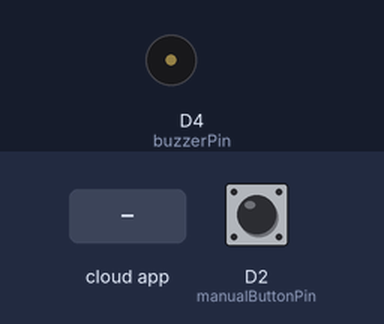
Bench run of a sketch on a simulated ESP8266 (NodeMCU). Parts: buzzer (waves = sounding, pin HIGH). Inputs (shaded band) come from the test bench; at power-on: D2 (manualButtonPin) HIGH. WiFi joins after 1.5 s; servers stay silent unless stated; what the sketch prints to the serial monitor is not drawn.

Above: at 2.7 s.
2.8 s: D2 (manualButtonPin) pulled LOW for 0.15 s
At 2.92 s:
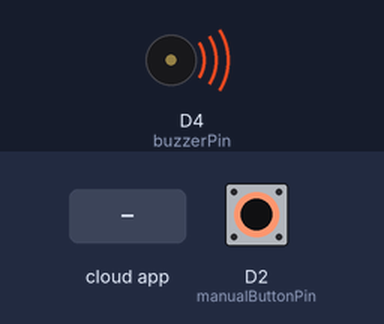
6.0 s: the phone or cloud app sets 6511c860ec78415303a544a7 to 1
At 7.2 s:
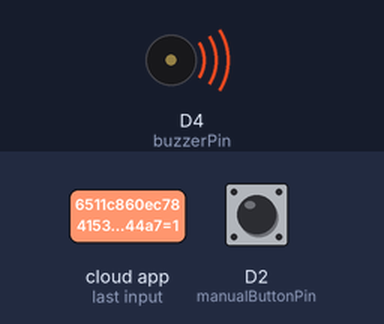
7.5 s: D2 (manualButtonPin) pulled LOW for 1 s
At 9.2 s:
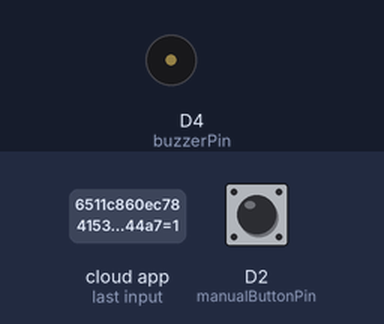
10.0 s: D2 (manualButtonPin) pulled LOW for 3.2 s
At 10.3 s:
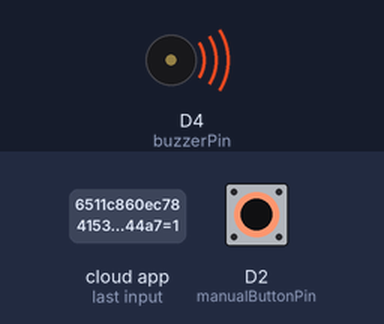
Timing chart, 0 to 14.7 s (numbered marks = the images above; inputs shaded):
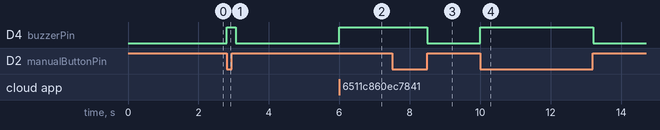

The sketch:

main.ino
```cpp
/*
 * ADVANCED example for: how to use up to N SinricPro Switch devices on one ESP module
 *                       to control N relays and N flipSwitches for manually control:
 * - setup N SinricPro switch devices
 * - setup N relays
 * - setup N flipSwitches to control relays manually
 *   (flipSwitch can be a tactile button or a toggle switch and is setup in line #52)
 *
 * - handle request using just one callback to switch relay
 * - handle flipSwitches to switch relays manually and send event to sinricPro server
 *
 * - SinricPro deviceId and PIN configuration for relays and buttins is done in std::map<String, deviceConfig_t> devices
 *
 * If you encounter any issues:
 * - check the readme.md at https://github.com/sinricpro/esp8266-esp32-sdk/blob/master/README.md
 * - ensure all dependent libraries are installed
 *   - see https://github.com/sinricpro/esp8266-esp32-sdk/blob/master/README.md#arduinoide
 *   - see https://github.com/sinricpro/esp8266-esp32-sdk/blob/master/README.md#dependencies
 * - open serial monitor and check whats happening
 * - check full user documentation at https://sinricpro.github.io/esp8266-esp32-sdk
 * - visit https://github.com/sinricpro/esp8266-esp32-sdk/issues and check for existing issues or open a new one
 */


#ifdef ENABLE_DEBUG
  #define DEBUG_ESP_PORT Serial
  #define NODEBUG_WEBSOCKETS
  #define NDEBUG
#endif

#include <Arduino.h>
#if defined(ESP8266)
  #include <ESP8266WiFi.h>
#elif defined(ESP32) || defined(ARDUINO_ARCH_RP2040)
  #include <WiFi.h>
#endif

#include "SinricPro.h"
#include "SinricProSwitch.h"
#include <map>

#define WIFI_SSID         "WIFI-SSID"
#define WIFI_PASS         "PASSWORD"
#define APP_KEY           "APP-KEY"
#define APP_SECRET        "YOUR APP_SECRET"

// comment the following line if you use a toggle switches instead of tactile buttons

#define BAUD_RATE   115200

#define DEBOUNCE_TIME 250

#define RELAYPIN_1 2

typedef struct {      // struct for the std::map below
  int relayPIN;
  int flipSwitchPIN;
  bool activeLow;
} deviceConfig_t;

// this is the main configuration
// please put in your deviceId, the PIN for Relay and PIN for flipSwitch
// this can be up to N devices...depending on how much pin's available on your device ;)
// right now we have 4 devicesIds going to 4 relays and 4 flip switches to switch the relay manually
std::map<String, deviceConfig_t> devices = {
    //{deviceId, {relayPIN,  flipSwitchPIN, activeLow}}
    {"6511c860ec78415303a544a7", {  2, 4, true }},

};

typedef struct {      // struct for the std::map below
  String deviceId;
  bool lastFlipSwitchState;
  unsigned long lastFlipSwitchChange;
  bool activeLow;
} flipSwitchConfig_t;

std::map<int, flipSwitchConfig_t> flipSwitches;    // this map is used to map flipSwitch PINs to deviceId and handling debounce and last flipSwitch state checks
                                                  // it will be setup in "setupFlipSwitches" function, using informations from devices map

void setupRelays() {
  for (auto &device : devices) {           // for each device (relay, flipSwitch combination)
    int relayPIN = device.second.relayPIN; // get the relay pin
    pinMode(relayPIN, OUTPUT);             // set relay pin to OUTPUT
  }
}

void setupFlipSwitches() {
  for (auto &device : devices)  {                     // for each device (relay / flipSwitch combination)
    flipSwitchConfig_t flipSwitchConfig;              // create a new flipSwitch configuration

    flipSwitchConfig.deviceId = device.first;         // set the deviceId
    flipSwitchConfig.lastFlipSwitchChange = 0;        // set debounce time
    flipSwitchConfig.lastFlipSwitchState = false;     // set lastFlipSwitchState to false (LOW)
    int flipSwitchPIN = device.second.flipSwitchPIN;  // get the flipSwitchPIN
    bool activeLow = device.second.activeLow;         // set the activeLow
    flipSwitchConfig.activeLow = activeLow;
    flipSwitches[flipSwitchPIN] = flipSwitchConfig;   // save the flipSwitch config to flipSwitches map

    if(activeLow) {
      pinMode(flipSwitchPIN, INPUT_PULLUP);           // set the flipSwitch pin to INPUT_PULLUP
    }
    else {
      pinMode(flipSwitchPIN, INPUT);                  // set the flipSwitch pin to INPUT
    }
  }
}

bool onPowerState(String deviceId, bool &state) {
  Serial.printf("%s: %s\r\n", deviceId.c_str(), state ? "on" : "off");
  int relayPIN = devices[deviceId].relayPIN; // get the relay pin for corresponding device
  digitalWrite(relayPIN, state);             // set the new relay state
  return true;
}

void handleFlipSwitches() {
  unsigned long actualMillis = millis();                                          // get actual millis
  for (auto &flipSwitch : flipSwitches) {                                         // for each flipSwitch in flipSwitches map
    unsigned long lastFlipSwitchChange = flipSwitch.second.lastFlipSwitchChange;  // get the timestamp when flipSwitch was pressed last time (used to debounce / limit events)

    if (actualMillis - lastFlipSwitchChange > DEBOUNCE_TIME) {                    // if time is > debounce time...

      int flipSwitchPIN = flipSwitch.first;                                       // get the flipSwitch pin from configuration
      bool lastFlipSwitchState = flipSwitch.second.lastFlipSwitchState;           // get the lastFlipSwitchState
      bool activeLow = flipSwitch.second.activeLow;
      bool flipSwitchState = digitalRead(flipSwitchPIN);                          // read the current flipSwitch state
      if(activeLow) flipSwitchState = !flipSwitchState;

      if (flipSwitchState != lastFlipSwitchState) {                               // if the flipSwitchState has changed...
#ifdef TACTILE_BUTTON
        if (flipSwitchState) {                                                    // if the tactile button is pressed
#endif
          flipSwitch.second.lastFlipSwitchChange = actualMillis;                  // update lastFlipSwitchChange time
          String deviceId = flipSwitch.second.deviceId;                           // get the deviceId from config
          int relayPIN = devices[deviceId].relayPIN;                              // get the relayPIN from config
          bool newRelayState = !digitalRead(relayPIN);                            // set the new relay State
          digitalWrite(relayPIN, newRelayState);                                  // set the trelay to the new state

          SinricProSwitch &mySwitch = SinricPro[deviceId];                        // get Switch device from SinricPro
          mySwitch.sendPowerStateEvent(newRelayState);                            // send the event
#ifdef TACTILE_BUTTON
        }
#endif
        flipSwitch.second.lastFlipSwitchState = flipSwitchState;                  // update lastFlipSwitchState
      }
    }
  }
}

void setupWiFi() {
  Serial.printf("\r\n[Wifi]: Connecting");

  #if defined(ESP8266)
    WiFi.setSleepMode(WIFI_NONE_SLEEP);
    WiFi.setAutoReconnect(true);
  #elif defined(ESP32)
    WiFi.setSleep(false);
    WiFi.setAutoReconnect(true);
  #endif

  WiFi.begin(WIFI_SSID, WIFI_PASS);

  while (WiFi.status() != WL_CONNECTED)
  {
    Serial.printf(".");
    delay(250);
  }

  Serial.printf("connected!\r\n[WiFi]: IP-Address is %s\r\n", WiFi.localIP().toString().c_str());
}

void setupSinricPro() {
  for (auto &device : devices) {
    const char *deviceId = device.first.c_str();
    SinricProSwitch &mySwitch = SinricPro[deviceId];
    mySwitch.onPowerState(onPowerState);
  }


  SinricPro.begin(APP_KEY, APP_SECRET);
}

// Add this at the beginning of your code
const int manualButtonPin = D2; // Change this to the GPIO pin you are using for the manual button
const int buzzerPin = D4; // for manually ringing the buzzer
const int dt = 200;

void setup() {
  Serial.begin(BAUD_RATE);
  setupRelays();
  setupFlipSwitches();
  setupWiFi();
  setupSinricPro();
  pinMode(manualButtonPin, INPUT_PULLUP); // Set up the manual button pin with pull-up
  pinMode(buzzerPin, OUTPUT);

}

void loop() {
  SinricPro.handle();
  handleFlipSwitches();

  // Check the state of the manual button
  bool manualButtonState = digitalRead(manualButtonPin);

  if (manualButtonState == LOW) { // Button is pressed
    // Handle the manual button press here
    Serial.println("Manual button pressed");
    // You can add your logic here to do something when the button is pressed
    digitalWrite(buzzerPin, HIGH);
    delay(dt);

  }
}
```

Measured:
- after the input at 2.8 s, D4 (buzzerPin): LOW → HIGH at once, → LOW 0.25 s later
- after the input at 6.0 s, D4 (buzzerPin): LOW → HIGH at once
- after the input at 7.5 s, D4 (buzzerPin): HIGH → LOW after 1.0 s
- after the input at 10.0 s, D4 (buzzerPin): LOW → HIGH at once, → LOW 3.2 s later
